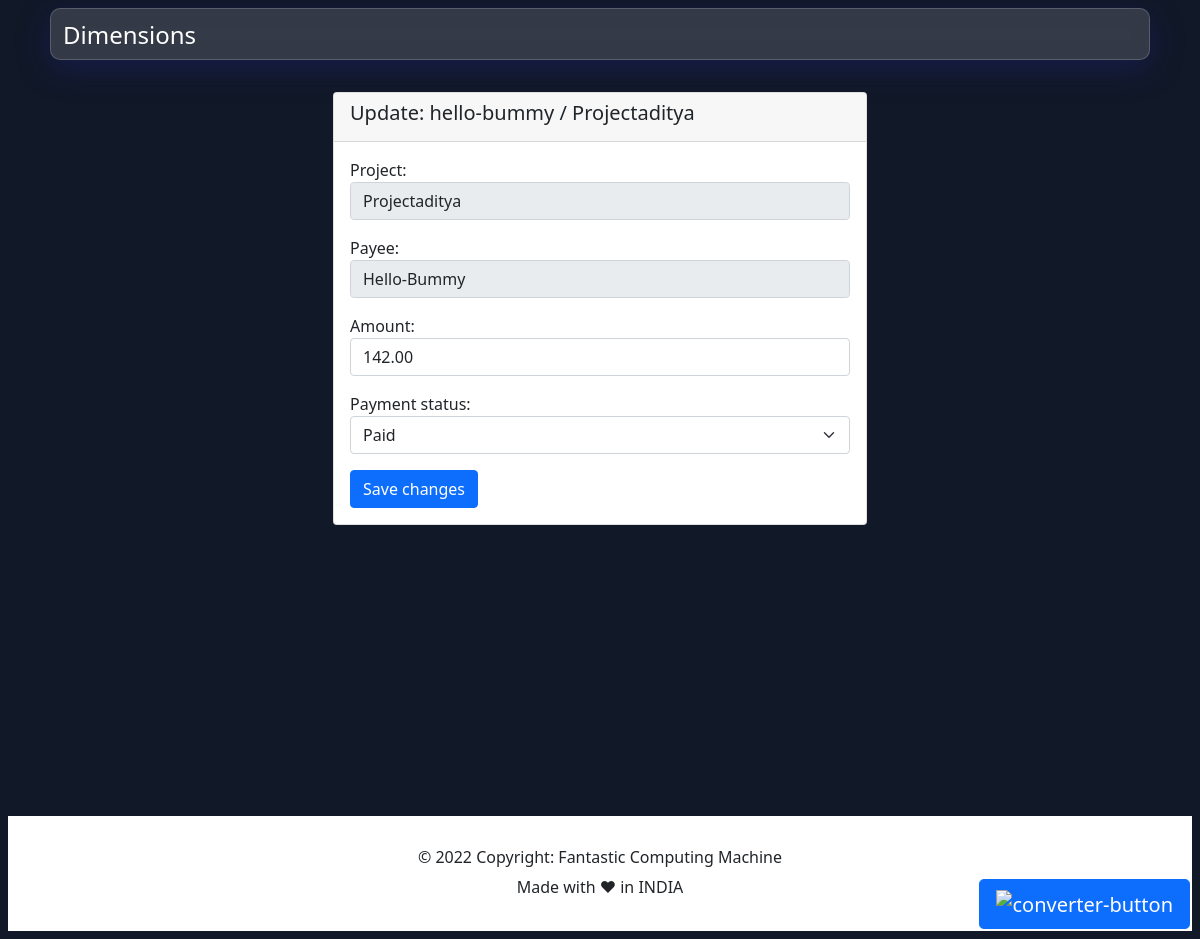
The page /expense/expense/17/3/ProjectAditya/update/ (signed in) on the database its author committed.
### expense/models.py (models this page shows, shortened)
class Expense(models.Model):
    project = models.ForeignKey(
        Project, on_delete=models.CASCADE, default=1)
    payee = models.ForeignKey(Payee, on_delete=models.CASCADE)
    amount = models.DecimalField(
        max_digits=10, decimal_places=2, blank=True, null=True)
    created_on = models.DateTimeField(auto_now_add=True)
    updated_on = models.DateTimeField(auto_now=True)
    payment_status = models.CharField(
        max_length=2,
        choices=PAYMENT_STATUS,
        default="N",
    )
    is_deleted = models.BooleanField(default=False)
    deleted_on = models.DateTimeField(blank=True, null=True)

class Payee(models.Model):
    phoneNumberRegex = RegexValidator(regex=r"^\+?1?\d{8,15}$")
    name = models.CharField(max_length=255)
    description = models.TextField(blank=True, null=True)
    created_on = models.DateTimeField(auto_now_add=True)
    updated_on = models.DateTimeField(auto_now=True)
    phoneNumber = models.CharField(blank=True,
                                   validators=[phoneNumberRegex], max_length=11)

### dimension/models.py (models this page shows, shortened)
class Project(models.Model):
    name = models.CharField(max_length=255, unique=True, default='')
    author = models.ForeignKey(User, on_delete=models.CASCADE)
    description = models.TextField(
        max_length=255, blank=True, null=True, default='')
    created_on = models.DateTimeField(auto_now_add=True)
    updated_on = models.DateTimeField(auto_now=True)
    is_deleted = models.BooleanField(default=False)
    deleted_on = models.DateTimeField(blank=True, null=True)

### expense/views.py (the view, shortened to what this page needs)
class UpdateExpenseView(UpdateView):
    model = Expense
    form_class = UpdateExpenseForm
    template_name = 'update_expense.html'
    def get_object(self, queryset=None):
        return get_object_or_404(self.model, pk=self.kwargs['pk'])
    def get_context_data(self, **kwargs):
        expense = Expense.objects.filter(id=self.kwargs['pk'])[0]
        kwargs['expense'] = expense
        return super(UpdateExpenseView, self).get_context_data(**kwargs)

### expense/forms.py
class UpdateExpenseForm(forms.ModelForm):
    amount = forms.CharField(
        max_length=200,
        required=False,
        widget=forms.TextInput(
            attrs={
                'class': 'form-control',
                "aria-label": ".form-control-sm",
                "type": 'number',
                "placeholder": "Amount",
                "step": ".01",
            }
        )
    )
    payment_status = forms.CharField(
        max_length=100,
        required=True,
        widget=forms.Select(
            choices=PAYMENT_STATUS,
            attrs={
                "class": "form-select",
                "aria-label": ".form-control-sm",
                "placeholder": "Payment-satus"
            }
        )
    )
    class Meta:
        model = Expense
        fields = (
            'project',
            'payee',
            'amount',
            'payment_status'
        )

### expense/templates/update_expense.html (shortened to what this page needs)
{% extends 'base.html' %}
{% load static %} {% load humanize %}
{% block body %}
<div class="container-lg container-md container-sm py-4">
    <div class="mx-auto">
        <div class="row justify-content-center">
            <div class="col-lg-7 col-md-6 col-xl-6">
                <div class="card">
                    <div class="card-header">
                        <h5 class="card-title" id="{{expense.name}}expense">Update:
                            {{expense.payee.name}} / {{expense.project.name | title}}
                        </h5>
                    </div>
                    <div class="card-body">
                        <form action="{% url 'expense_update' expense.id expense.project.id expense.project.name %}"
                            method="POST">
                            <p>
                                <label for="id_project">Project:</label>
                                <input type="text" class="form-control" value="{{expense.project.name | title}}"
                                    disabled readonly>
                            </p>
                            <p>
                                <label for="id_payee">Payee:</label>
                                <input type="text" class="form-control" value="{{expense.payee.name | title}}" disabled
                                    readonly>
                            </p>
                            <p>
                                <label for="id_amount">Amount:</label>
                                <input type="number" name="amount" value="{{expense.amount}}" class="form-control"
                                    aria-label=".form-control-sm" placeholder="Amount" step=".01" maxlength="200"
                                    id="id_amount">
                            </p>
                            <p>
                                <label for="id_payment_status">Payment status:</label>
                                <select name="payment_status" class="form-select" aria-label=".form-control-sm"
                                    placeholder="Payment-satus" maxlength="100" default="{{expense.payment_status}}"
                                    id="id_payment_status">
                                    <option value="P" selected>Paid</option>
                                </select>
                            </p>
                            <button type="submit" class="btn btn-primary">Save
                                changes
                            </button>
                        </form>
                    </div>
                </div>
            </div>
        </div>
    </div>
</div>
{% endblock %}

### rows shown on the page
Expense: payee.name "hello-bummy", project.name "Projectaditya", payee.name "Hello-Bummy", amount "142.00", payment_status "Paid"
